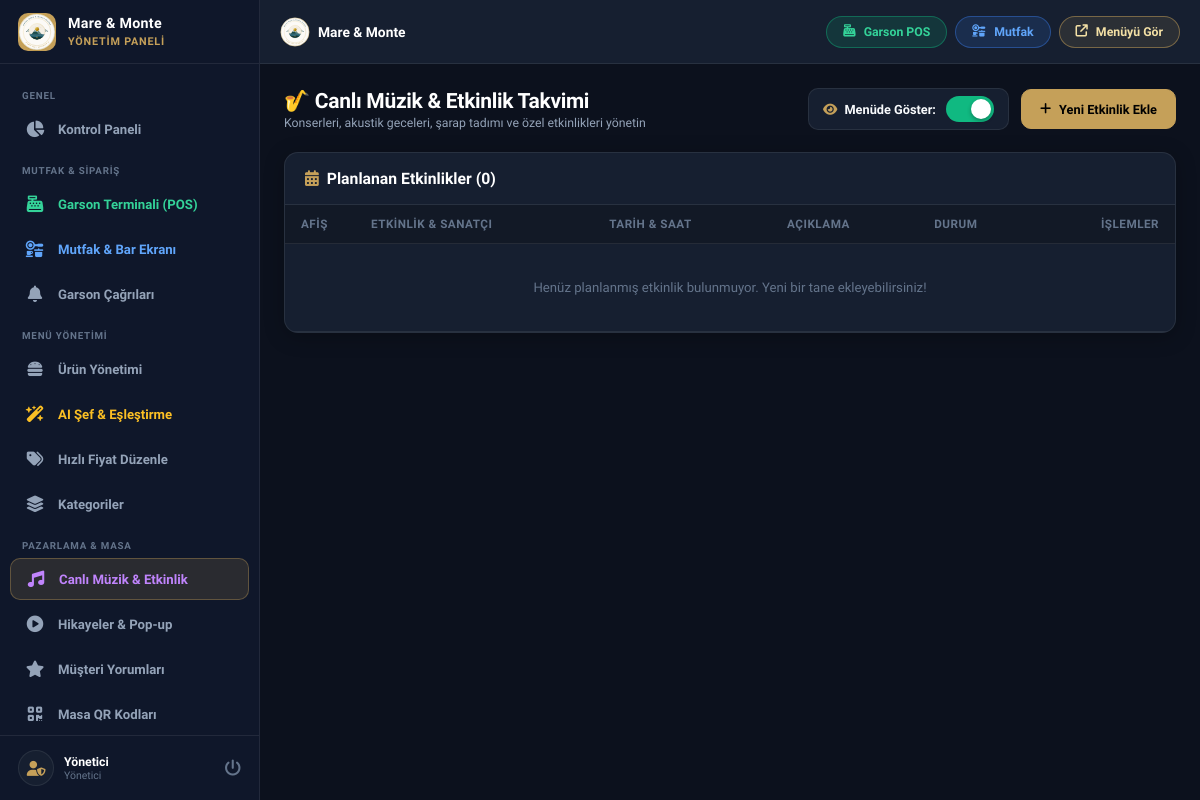
Page /admin/events.php (signed in) on the earlier database version.
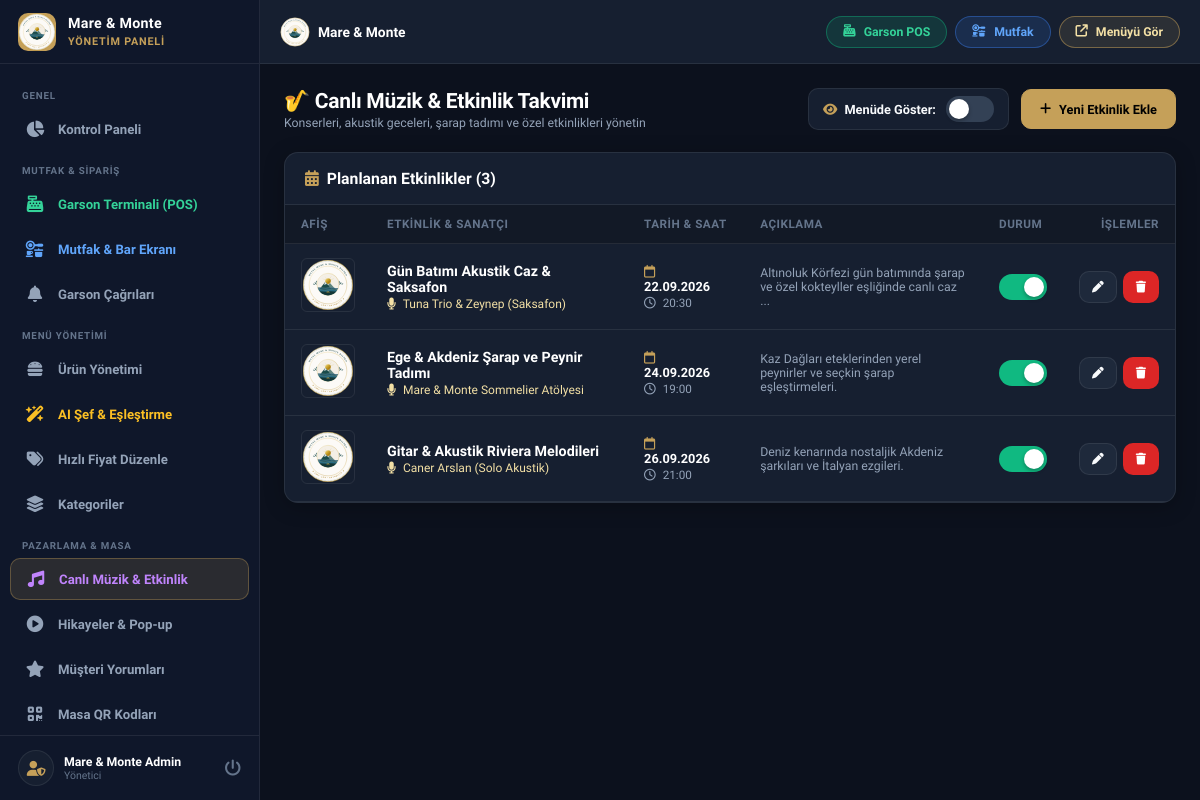
Same page on the later database version.
### tables this page shows
CREATE TABLE events (
        id INTEGER PRIMARY KEY AUTOINCREMENT,
        title VARCHAR(200) NOT NULL,
        performer VARCHAR(150) DEFAULT '',
        event_date DATE,
        event_time VARCHAR(20) DEFAULT '20:30',
        description TEXT,
        image VARCHAR(255) DEFAULT '',
        is_active INT DEFAULT 1,
        sort_order INT DEFAULT 0,
        created_at DATETIME DEFAULT CURRENT_TIMESTAMP
    );

### admin/events.php (the view, shortened to what this page needs)
<?php
require_once __DIR__ . '/header.php';
$events = $pdo->query("SELECT * FROM events ORDER BY event_date ASC, sort_order ASC, id ASC")->fetchAll();
?>
<div class="page-header">
    <div class="page-title">
        <h1>🎷 Canlı Müzik &amp; Etkinlik Takvimi</h1>
        <p>Konserleri, akustik geceleri, şarap tadımı ve özel etkinlikleri yönetin</p>
    </div>
    <div style="display: flex; align-items: center; gap: 12px; flex-wrap: wrap;">
        <div style="display: flex; align-items: center; gap: 10px; background: var(--bg-card); padding: 7px 14px; border-radius: var(--radius-sm); border: 1px solid var(--border);">
            <span style="font-size: 0.85rem; font-weight: 600; color: var(--text-main);">
                <i class="fas fa-eye" style="color:var(--primary);margin-right:4px;"></i> Menüde Göster:
            </span>
            <label class="switch" style="margin: 0;">
                <span class="slider"></span>
            </label>
        </div>
        <button type="button" class="btn btn-primary" onclick="openEventModal()">
            <i class="fas fa-plus"></i> Yeni Etkinlik Ekle
        </button>
    </div>
</div>
<div class="card">
    <div class="card-header">
        <h3 class="card-title"><i class="fas fa-calendar-days" style="color:var(--primary);"></i> Planlanan Etkinlikler (<?php echo count($events); ?>)</h3>
    </div>
    <div class="card-body" style="padding: 0;">
        <div class="table-responsive desktop-table-view">
            <table class="admin-table">
                <thead>
                    <tr>
                        <th style="width: 70px;">Afiş</th>
                        <th>Etkinlik &amp; Sanatçı</th>
                        <th>Tarih &amp; Saat</th>
                        <th>Açıklama</th>
                        <th>Durum</th>
                        <th style="text-align: right;">İşlemler</th>
                    </tr>
                </thead>
                <tbody>
                    <?php if (empty($events)): ?>
                        <tr>
                            <td colspan="6" style="text-align: center; padding: 36px; color: var(--text-dim);">
                                Henüz planlanmış etkinlik bulunmuyor. Yeni bir tane ekleyebilirsiniz!
                            </td>
                        </tr>
                    <?php else: ?>
                        <?php foreach ($events as $ev): ?>
                            <tr id="row-event-<?php echo $ev['id']; ?>">
                                <td>
                                    <img src="<?php echo htmlspecialchars($ev['image'] ?: '../assets/images/maremonte_logo.svg'); ?>" alt="" style="width: 54px; height: 54px; object-fit: cover; border-radius: var(--radius-xs); border: 1px solid var(--border);" onerror="this.src='../assets/images/maremonte_logo.svg'">
                                </td>
                                <td>
                                    <div style="font-weight: 800; color: #fff; font-size: 0.95rem; margin-bottom: 2px;">
                                        <?php echo htmlspecialchars($ev['title']); ?>
                                    </div>
                                    <?php if (!empty($ev['performer'])): ?>
                                        <div style="font-size: 0.8rem; color: var(--primary-light);">
                                            <i class="fas fa-microphone" style="margin-right: 4px;"></i> <?php echo htmlspecialchars($ev['performer']); ?>
                                        </div>
                                    <?php endif; ?>
                                </td>
                                <td>
                                    <div style="font-weight: 700; color: #fff; font-size: 0.85rem;">
                                        <i class="far fa-calendar" style="color:var(--primary); margin-right: 4px;"></i>
                                        <?php echo date('d.m.Y', strtotime($ev['event_date'])); ?>
                                    </div>
                                    <div style="font-size: 0.78rem; color: var(--text-muted); margin-top: 2px;">
                                        <i class="far fa-clock" style="margin-right: 4px;"></i> <?php echo htmlspecialchars($ev['event_time']); ?>
                                    </div>
                                </td>
                                <td style="color: var(--text-muted); font-size: 0.82rem; max-width: 260px;">
                                    <?php echo htmlspecialchars(mb_strimwidth($ev['description'] ?? '', 0, 80, '...')); ?>
                                </td>
                                <td>
                                    <label class="switch">
                                        <span class="slider"></span>
                                    </label>
                                </td>
                                <td style="text-align: right;">
                                    <div style="display: inline-flex; gap: 6px;">
                                        <button type="button" class="btn btn-secondary btn-sm" onclick='editEvent(<?php echo json_encode($ev); ?>)' title="Düzenle">
                                            <i class="fas fa-pen"></i>
                                        </button>
                                        <button type="button" class="btn btn-danger btn-sm" onclick="deleteEvent(<?php echo $ev['id']; ?>)" title="Sil">
                                            <i class="fas fa-trash"></i>
                                        </button>
                                    </div>
                                </td>
                            </tr>
                        <?php endforeach; ?>
                    <?php endif; ?>
                </tbody>
            </table>
        </div>
    </div>
</div>
<?php require_once __DIR__ . '/footer.php'; ?>

### admin/header.php (shortened to what this page needs)
<?php
$currentPage = basename($_SERVER['PHP_SELF']);
$adminName = $_SESSION['admin_name'] ?? 'Yönetici';
?>
<!DOCTYPE html>
<html lang="tr">
<head>
    <link rel="stylesheet" href="https://cdnjs.cloudflare.com/ajax/libs/font-awesome/6.4.0/css/all.min.css">
    <link rel="stylesheet" href="../assets/css/admin.css?v=<?php echo time(); ?>">
</head>
<body>
    <aside class="admin-sidebar" id="adminSidebar">
        <div class="sidebar-header">
            <div class="sidebar-logo-icon">
                <img src="../assets/images/maremonte_logo.svg" alt="Mare & Monte">
            </div>
            <div class="sidebar-brand-text">
                <h2>Mare &amp; Monte</h2>
                <span>Yönetim Paneli</span>
            </div>
        </div>
        <nav class="sidebar-nav">
            <div class="nav-section-label">GENEL</div>
            <a href="index.php" class="nav-link <?php echo $currentPage === 'index.php' ? 'active' : ''; ?>">
                <i class="fas fa-chart-pie"></i>
                <span>Kontrol Paneli</span>
            </a>
            <div class="nav-section-label">MUTFAK & SİPARİŞ</div>
            <a href="pos.php" class="nav-link <?php echo $currentPage === 'pos.php' ? 'active' : ''; ?>" style="color: #34d399;">
                <i class="fas fa-cash-register"></i>
                <span>Garson Terminali (POS)</span>
            </a>
            <a href="kitchen.php" class="nav-link <?php echo $currentPage === 'kitchen.php' ? 'active' : ''; ?>" style="color: #60a5fa;">
                <i class="fas fa-kitchen-set"></i>
                <span>Mutfak & Bar Ekranı</span>
            </a>
            <a href="waiter-calls.php" class="nav-link <?php echo $currentPage === 'waiter-calls.php' ? 'active' : ''; ?>">
                <i class="fas fa-bell"></i>
                <span>Garson Çağrıları</span>
            </a>
            <div class="nav-section-label">MENÜ YÖNETİMİ</div>
            <a href="products.php" class="nav-link <?php echo $currentPage === 'products.php' ? 'active' : ''; ?>">
                <i class="fas fa-burger"></i>
                <span>Ürün Yönetimi</span>
            </a>
            <a href="ai_assistant.php" class="nav-link <?php echo $currentPage === 'ai_assistant.php' ? 'active' : ''; ?>" style="color:#fbbf24;">
                <i class="fas fa-wand-magic-sparkles"></i>
                <span>AI Şef &amp; Eşleştirme</span>
            </a>
            <a href="quick-price.php" class="nav-link <?php echo $currentPage === 'quick-price.php' ? 'active' : ''; ?>">
                <i class="fas fa-tags"></i>
                <span>Hızlı Fiyat Düzenle</span>
            </a>
            <a href="categories.php" class="nav-link <?php echo $currentPage === 'categories.php' ? 'active' : ''; ?>">
                <i class="fas fa-layer-group"></i>
                <span>Kategoriler</span>
            </a>
            <div class="nav-section-label">PAZARLAMA & MASA</div>
            <a href="events.php" class="nav-link <?php echo $currentPage === 'events.php' ? 'active' : ''; ?>" style="color:#c084fc;">
                <i class="fas fa-music"></i>
                <span>Canlı Müzik & Etkinlik</span>
            </a>
            <a href="stories.php" class="nav-link <?php echo $currentPage === 'stories.php' ? 'active' : ''; ?>">
                <i class="fas fa-circle-play"></i>
                <span>Hikayeler & Pop-up</span>
            </a>
            <a href="feedback.php" class="nav-link <?php echo $currentPage === 'feedback.php' ? 'active' : ''; ?>">
                <i class="fas fa-star"></i>
                <span>Müşteri Yorumları</span>
            </a>
            <a href="tables.php" class="nav-link <?php echo $currentPage === 'tables.php' ? 'active' : ''; ?>">
                <i class="fas fa-qrcode"></i>
                <span>Masa QR Kodları</span>
            </a>
        </nav>
        <div class="sidebar-footer">
            <div class="admin-profile">
                <div class="admin-avatar">
                    <i class="fas fa-user-shield"></i>
                </div>
                <div>
                    <div class="admin-name"><?php echo htmlspecialchars($adminName); ?></div>
                    <div class="admin-role">Yönetici</div>
                </div>
            </div>
            <a href="logout.php" title="Çıkış" style="color: var(--text-dim); text-decoration:none; font-size:1.1rem;">
                <i class="fas fa-power-off"></i>
            </a>
        </div>
    </aside>
    <div class="admin-main">
        <header class="admin-topbar">
            <div style="display:flex; align-items:center; gap:12px;">
                <div class="topbar-brand" style="display:flex; align-items:center; gap:8px;">
                    <img src="../assets/images/maremonte_logo.svg" style="width:30px; height:30px; border-radius:50%;" alt="Logo">
                    <span style="font-size:0.92rem; font-weight:800; color:#fff;">Mare &amp; Monte</span>
                </div>
            </div>
            <div class="topbar-actions" style="display:flex; align-items:center; gap:8px;">
                <a href="pos.php" class="btn-preview" style="background:rgba(16,185,129,0.15); border-color:rgba(16,185,129,0.4); color:#34d399;" title="Garson Terminali">
                    <i class="fas fa-cash-register"></i>
                    <span>Garson POS</span>
                </a>
                <a href="kitchen.php" class="btn-preview" style="background:rgba(59,130,246,0.15); border-color:rgba(59,130,246,0.4); color:#60a5fa;" title="Mutfak & Bar Ekranı">
                    <i class="fas fa-kitchen-set"></i>
                    <span>Mutfak</span>
                </a>
                <a href="../index.php" target="_blank" class="btn-preview" title="Müşteri Görünümü">
                    <i class="fas fa-arrow-up-right-from-square"></i>
                    <span>Menüyü Gör</span>
                </a>
            </div>
        </header>
        <main class="admin-content">

### admin/footer.php (shortened to what this page needs)
        </main>
    </div>
</body>
</html>

Differences in the rows shown:
added events: title "Gün Batımı Akustik Caz & Saksafon", performer "Tuna Trio & Zeynep (Saksafon)", event_date "22.09.2026", event_time "20:30", description "Altınoluk Körfezi gün batımında şarap ve özel kokteyller eşliğinde canlı caz ..."
added events: title "Ege & Akdeniz Şarap ve Peynir Tadımı", performer "Mare & Monte Sommelier Atölyesi", event_date "24.09.2026", event_time "19:00", description "Kaz Dağları eteklerinden yerel peynirler ve seçkin şarap eşleştirmeleri."
added events: title "Gitar & Akustik Riviera Melodileri", performer "Caner Arslan (Solo Akustik)", event_date "26.09.2026", event_time "21:00", description "Deniz kenarında nostaljik Akdeniz şarkıları ve İtalyan ezgileri."
Other differences:
$adminName: "Yönetici" → "Mare & Monte Admin"
count($events): "0" → "3"
text no longer shown: "Henüz planlanmış etkinlik bulunmuyor. Yeni bir tane ekleyebilirsiniz!"
